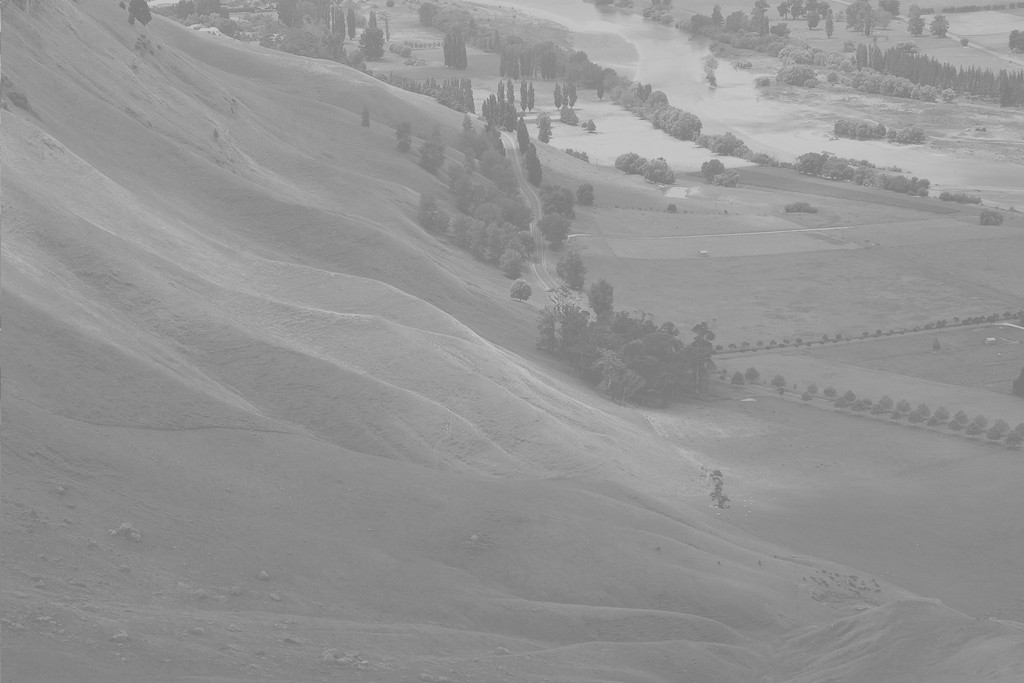
//> input picture images/Unequalized_Hawkes_Bay_NZ.jpg, 1024 x 683 px
$ ./affine_transformation ../images/Unequalized_Hawkes_Bay_NZ.jpg   (built with g++ and OpenCV 4)
//> lines starting //> are read from the running program, lines starting //| are printed output that depends on the picture
#include <opencv2/opencv.hpp>

/*
    The usual way to represent an Affine Transform is by using a  2x3 matrix:
	_      _
       |a00 a01|
    A= |       |
       |a10 a11|
       |_     _|2x2

       _  _
    B=|b00 |
      |b10 |
      |_  _|


    M=[A B]  =|a00 a01 b00|
              |a10 a11 b10|


          |x|
        P=| |
          |y|


        |x|
    T=A.| |+B=M.[x y 1]T
        |y|

Questions:
A) we know X and T, what is M
B)We know M and X, To obtain T just T=M.X

https://docs.opencv.org/3.4/d4/d61/tutorial_warp_affine.html

*/


void createAndApplyAffineTransformation(int argc, char **argv)
{
//> called with argc = 2
    std::string source_window = "Source image";
    std::string warp_window = "Warp";
    std::string warp_rotate_window = "Warp + Rotate";

    cv::Point2f srcTri[3];
    cv::Point2f dstTri[3];

    cv::Mat rot_mat( 2, 3, CV_32FC1 );
    cv::Mat warp_mat( 2, 3, CV_32FC1 );
    cv::Mat src, warp_dst, warp_rotate_dst;

    src = cv::imread( argv[1], cv::IMREAD_ANYCOLOR  );
//> src is the input picture: 683 rows x 1024 cols, CV_8UC3; min 114, max 208, mean 148

    /// Set the dst image the same type and size as src
    warp_dst = cv::Mat::zeros( src.rows, src.cols, src.type() );

    /*
    Set your 3 points to calculate the  Affine Transform
    The simplest way to define an affine transform is thus to set pts_src to three  corners in the source image
    for example, the upper and lower left together with the upper right of the source image.
    The mapping from the source to destination image is then entirely defined by specifying pts_dst, the locations to which
    these three points will be mapped in that destination image

    these 3 point define a triangle which  has corners like this:

                           1
    0------1              /|
    |     /              / |
    |    /              /  |
    |   /        ->  0 /   |
    |  /               \   |
    |2/                 \2 |

    */


    srcTri[0] = cv::Point2f( 0,0 ); //src Top left
    srcTri[1] = cv::Point2f( src.cols - 1, 0 ); //src Top right
    srcTri[2] = cv::Point2f( 0, src.rows - 1 ); //src Bottom left offset


    /*
    since affine transform could be any combination of rotation, reflection, scaling, sheering, it doesn't preserve parallelism,
    we can assign 3 point from source to 3 point in the destination

    */

    dstTri[0] = cv::Point2f( src.cols*0.0, src.rows*0.33 ); //dst Top left
    dstTri[1] = cv::Point2f( src.cols*0.85, src.rows*0.25 ); //dst Top right
    dstTri[2] = cv::Point2f( src.cols*0.15, src.rows*0.7 ); //dst Bottom left offset

    // Get the Affine Transform
    warp_mat = cv::getAffineTransform( srcTri, dstTri );

    // Apply the Affine Transform just found to the src image
    cv::warpAffine( src, warp_dst, warp_mat, warp_dst.size() );
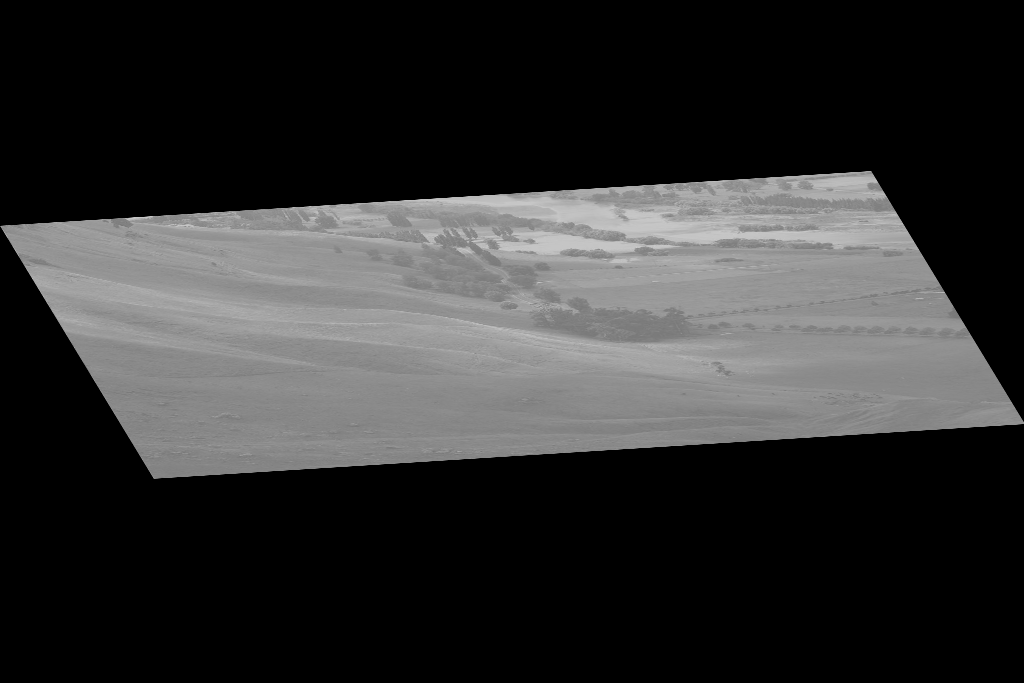
//> warp_dst: 683 rows x 1024 cols, CV_8UC3; min 0, max 204, mean 48.4

    /// Show what you got
    cv::namedWindow( source_window, cv::WINDOW_AUTOSIZE );
    cv::imshow( source_window, src );

    cv::namedWindow( warp_window, cv::WINDOW_AUTOSIZE );
    cv::imshow( warp_window, warp_dst );


    cv::waitKey(0);

   return ;


}

void createAffineMatrixExample(int argc, char **argv)
{
//> called with argc = 2
    cv::Mat src, warp_dst, warp_rotate_dst;
    src = cv::imread( argv[1], cv::IMREAD_ANYCOLOR  );

    cv::Mat rot_mat( 2, 3, CV_32FC1 );
    cv::Mat warp_mat( 2, 3, CV_32FC1 );


    /// Set the dst image the same type and size as src
    warp_dst = cv::Mat::zeros( src.rows, src.cols, src.type() );

    /// Compute a rotation matrix with respect to the center of the image
    cv::Point center = cv::Point( src.cols/2, src.rows/2 );
//> center = Point(512, 341)
    //angle should be in degree
    double angle = M_PI/4 * 180/M_PI;
    double scale = 1.0;

    /* Get the rotation matrix with the specifications above, the center will determine the value of last column
        because we are determining where the reference for rotation should be so we have a translation
    */
    rot_mat = cv::getRotationMatrix2D( center, angle, scale );
    //rot_mat = cv::getRotationMatrix2D( cv::Point(0.0), angle, scale );


    std::cout<<"rot+scale matrix is: \n" <<rot_mat <<std::endl;
//| rot+scale matrix is:
//| [0.7071067811865476, 0.7071067811865475, -91.16208435212505;
//|  -0.7071067811865475, 0.7071067811865476, 461.9152595828996]

    /// Rotate the warped image
    cv::Size2d(warp_dst.size().height, warp_dst.size().width );
    //cv::warpAffine( src, warp_dst,  rot_mat, warp_dst.size() );
    cv::warpAffine( src, warp_dst,  rot_mat, cv::Size2d(warp_dst.size().width*2, warp_dst.size().height*2 ) );
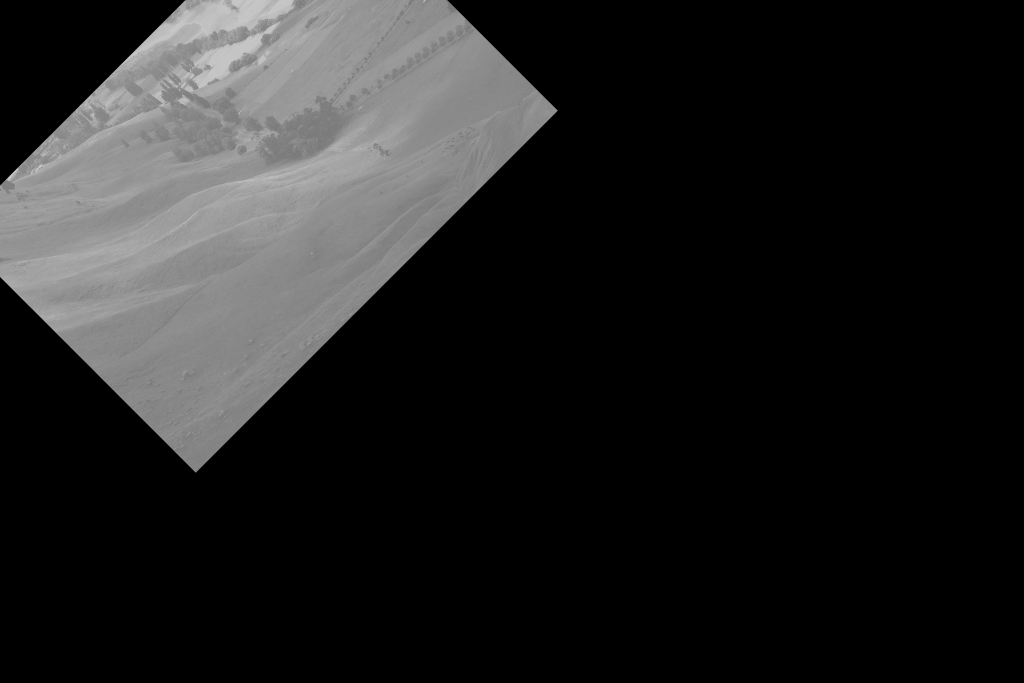
//> warp_dst: 1366 rows x 2048 cols, CV_8UC3 (shown at 1/2 size); min 0, max 203, mean 32.7


    /// Show what you got
    std::string source_window = "Source image";
    std::string warp_window = "rot+scale";
    cv::namedWindow( source_window, cv::WINDOW_AUTOSIZE );
    cv::imshow( source_window, src );

    cv::namedWindow( warp_window, cv::WINDOW_AUTOSIZE );
    cv::imshow( warp_window, warp_dst );

    cv::waitKey(0);

   return ;
}

void estimat3DAffineion()
{
    //The function estimates an optimal 3D affine transformation between two 3D point sets using the RANSAC algorithm.
    //estimateAffine3D();
    return;
}

int main(int argc, char** argv)
{
    if( argc != 2)
    {
        std::cout <<" Usage: ./affine_transform <image> \n"<< std::endl;
        return -1;
    }
    createAndApplyAffineTransformation(argc, argv);
    createAffineMatrixExample(argc, argv);

    return 0;
}
